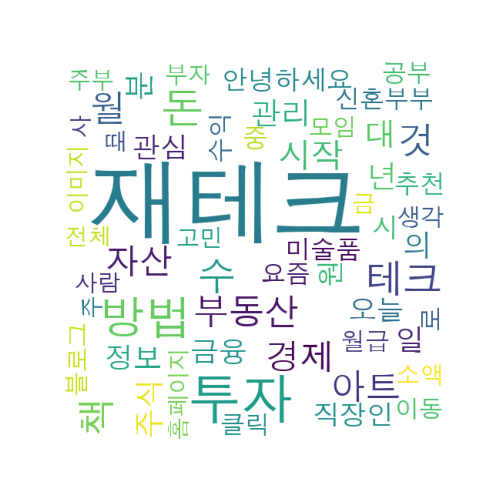

This figure's Python source:
from dotenv import load_dotenv
from api import main
import argparse
import json
from wordcloud import WordCloud
import pandas as pd
import matplotlib.pyplot as plt
from utils import get_jsonpath, get_pngpath
from konlpy.tag import Komoran
import os

load_dotenv()

jvmpath = os.getenv("JVM_PATH")


def get_textdata(filename) :
  with open(get_jsonpath(filename), 'r', encoding='utf-8') as file:
    data = json.load(file)

  data_text = [x["title"] for x in data]
  data_text.extend([x["description"] for x in data])

  data_text = pd.DataFrame({"text": data_text})
  data_text['text'] = data_text['text'].str.replace('[^가-힣]', ' ', regex = True)
  return data_text

def get_nouns(textdata, count) :
  komoran = Komoran(jvmpath)

  nouns = textdata['text'].apply(komoran.nouns)
  nouns = nouns.explode()
  df_word = pd.DataFrame({'word' : nouns})
  df_word['count'] = df_word['word'].str.len()
  df_word = df_word.groupby('word', as_index = False).count().sort_values('count', ascending = False)
  dic_word = df_word.set_index('word').to_dict()['count']

  dic_word = {key: value for key, value in dic_word.items() if value > count}
  return dic_word

def draw_wordcloud (query, filename, count) : 
  if not os.path.exists(get_jsonpath(filename)):
    print("Request API and store as json file : ", get_jsonpath(filename))
    main(query, filename)

  cloud = WordCloud(random_state = 20200529, font_path = 'AppleGothic', width = 500,
               height = 500, background_color = 'white')
  cloud_img = cloud.generate_from_frequencies(get_nouns(get_textdata(filename), count))
  plt.figure(figsize = (5, 5))
  plt.axis('off')
  plt.imshow(cloud_img)
  plt.savefig(get_pngpath(filename))


if __name__ == '__main__':
  parser = argparse.ArgumentParser(description="api")

  parser.add_argument("--query", type=str, required=True)
  parser.add_argument("--filename", type=str, required=True)
  parser.add_argument("--count", type=int, required=True)

  args = parser.parse_args()
  draw_wordcloud(args.query, args.filename, args.count)
